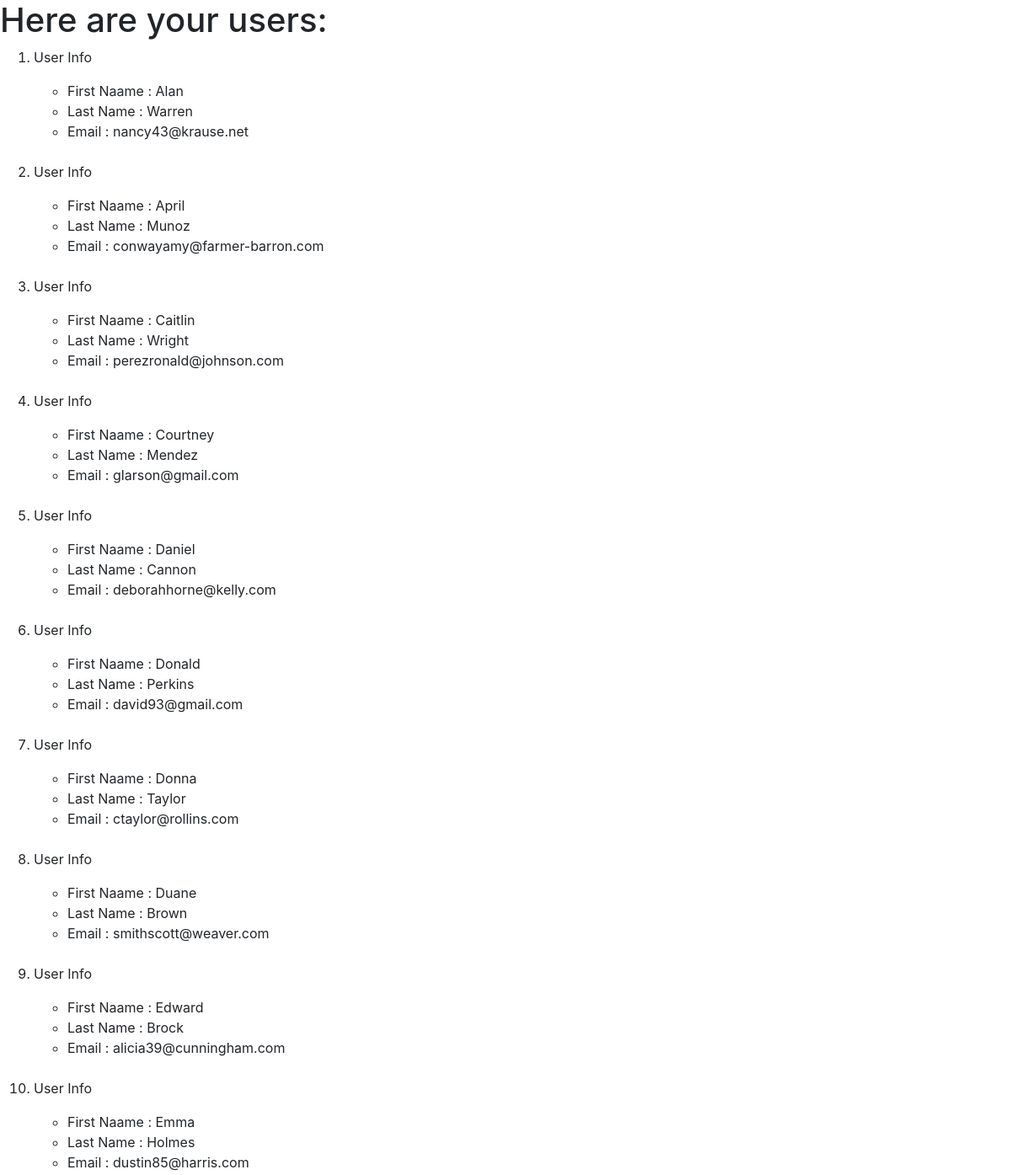
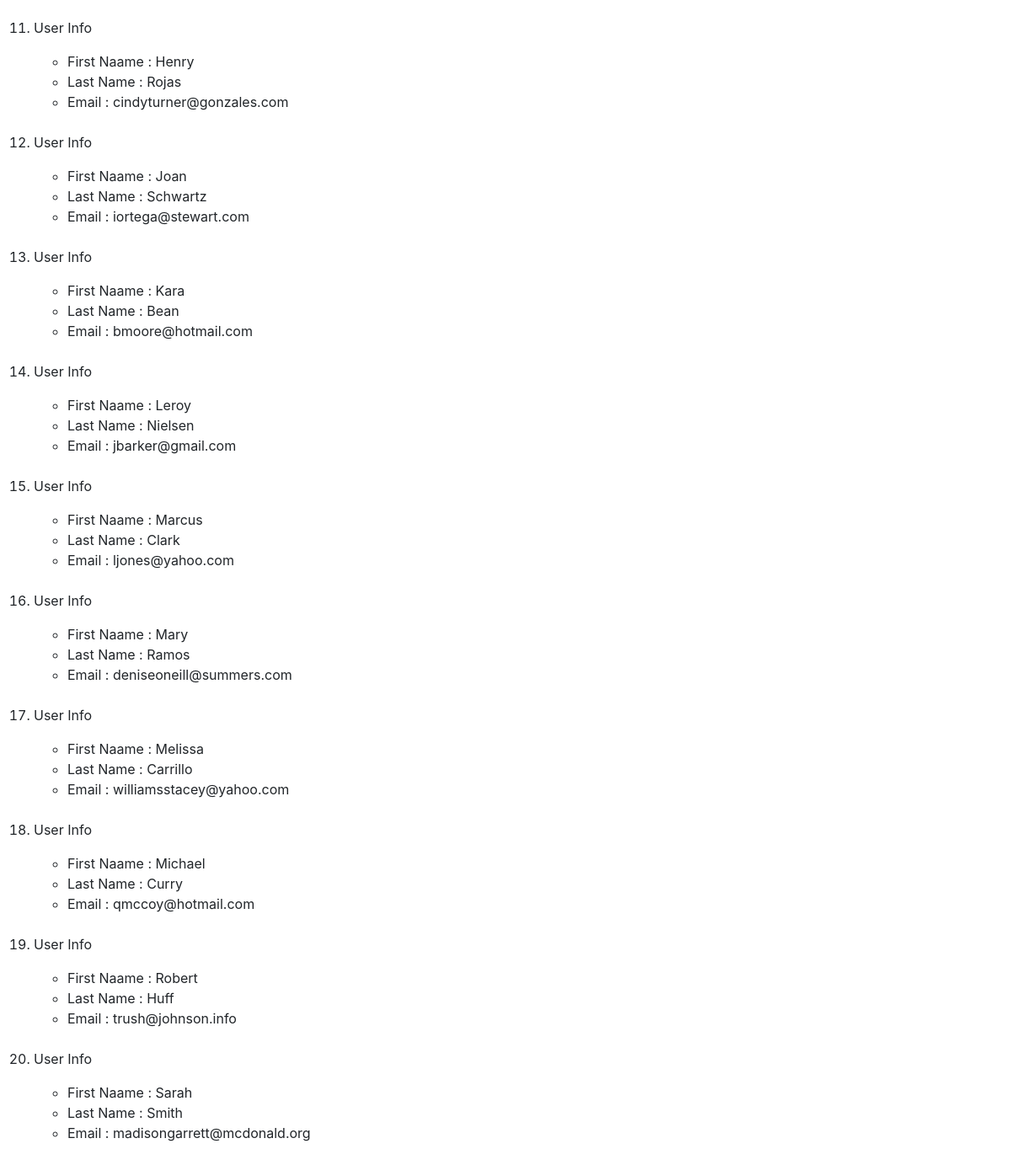
Screenshot of /users with the database file from the repository (2 pictures, top to bottom).
### AppFour/models.py (models this page shows, shortened)
class UserInfo(models.Model):
    first_name  = models.CharField(max_length=50)
    last_name = models.CharField(max_length=50)
    email = models.EmailField(unique=True)

### AppFour/views.py (the view)
# urls.py: url(r'users', views.user_page, name='user_page'),
def user_page(request):
    list = UserInfo.objects.order_by('first_name')
    dict = {'user_list':list}
    return render(request, 'AppFour/index.html', context=dict)

### Templates/AppFour/index.html (shortened to what this page needs)
<!DOCTYPE html>
<html lang="en" dir="ltr">
  <head>
      <link rel="stylesheet" href="https://stackpath.bootstrapcdn.com/bootstrap/4.4.1/css/bootstrap.min.css">
  </head>
  <body>
    {% if user_list %}
      <h1>Here are your users:</h1>
      <ol>
          {% for user in user_list %}
            <li>
              <p>User Info</p>
            <ul>
              <li>First Naame : {{ user.first_name }}</li>
              <li>Last Name : {{ user.last_name }}</li>
              <li>Email : {{ user.email }}</li>
            </ul>
            <br>
          {% endfor %}
          </li>
      </ol>
      {% else %}
        <h1>Welcome!</h1>
        <h3>Go to /users to see the list of user information</h3>
      {% endif %}
  </body>
</html>

### rows the page displays
UserInfo: first_name "Alan", last_name "Warren", email "nancy43@krause.net"
UserInfo: first_name "April", last_name "Munoz", email "conwayamy@farmer-barron.com"
UserInfo: first_name "Caitlin", last_name "Wright", email "perezronald@johnson.com"
UserInfo: first_name "Courtney", last_name "Mendez", email "glarson@gmail.com"
UserInfo: first_name "Daniel", last_name "Cannon", email "deborahhorne@kelly.com"
UserInfo: first_name "Donald", last_name "Perkins", email "david93@gmail.com"
UserInfo: first_name "Donna", last_name "Taylor", email "ctaylor@rollins.com"
UserInfo: first_name "Duane", last_name "Brown", email "smithscott@weaver.com"
UserInfo: first_name "Edward", last_name "Brock", email "alicia39@cunningham.com"
UserInfo: first_name "Emma", last_name "Holmes", email "dustin85@harris.com"
UserInfo: first_name "Henry", last_name "Rojas", email "cindyturner@gonzales.com"
UserInfo: first_name "Joan", last_name "Schwartz", email "iortega@stewart.com"
UserInfo: first_name "Kara", last_name "Bean", email "bmoore@hotmail.com"
UserInfo: first_name "Leroy", last_name "Nielsen", email "jbarker@gmail.com"
UserInfo: first_name "Marcus", last_name "Clark", email "ljones@yahoo.com"
UserInfo: first_name "Mary", last_name "Ramos", email "deniseoneill@summers.com"
UserInfo: first_name "Melissa", last_name "Carrillo", email "williamsstacey@yahoo.com"
UserInfo: first_name "Michael", last_name "Curry", email "qmccoy@hotmail.com"
UserInfo: first_name "Robert", last_name "Huff", email "trush@johnson.info"
UserInfo: first_name "Sarah", last_name "Smith", email "madisongarrett@mcdonald.org"
